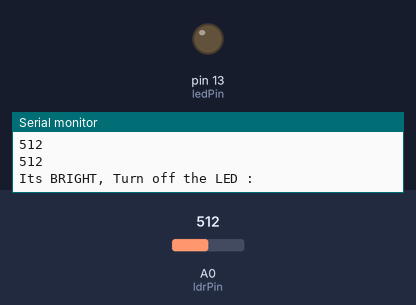
Bench run of a sketch on a simulated Arduino Uno, built with avr-gcc and run on an emulated ATmega328P. Shown: output pins drawn as LEDs (lit = HIGH), the last lines printed to the serial monitor. The test bench sets the inputs (shaded band); at power-on: A0 (ldrPin) = 512.

Above: at 1.2 s.
1.3 s: A0 (ldrPin) set to 207
4.3 s: A0 (ldrPin) set to 186
At 5.0 s:
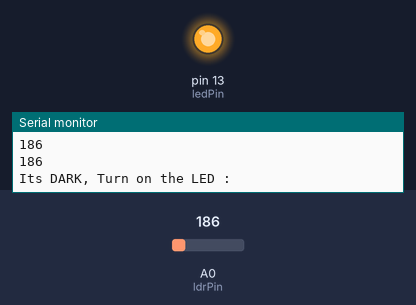
Timing chart, 0 to 7.3 s (numbered marks = the images above; inputs shaded):
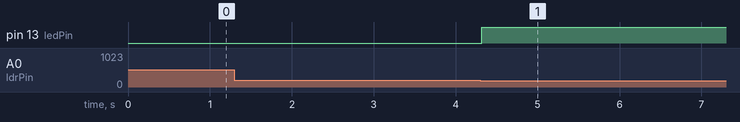

Measured:
- the behaviour switches between 201 and 200 on A0 (ldrPin) (found by bisection; images 0 and 1)
- after the input at 4.3 s, pin 13 (ledPin): LOW → HIGH at once

The sketch:

ldr.ino
```cpp
const int ledPin = 13;

const int ldrPin = A0;

void setup() {

Serial.begin(9600);

pinMode(ledPin, OUTPUT);

pinMode(ldrPin, INPUT);

}

void loop() {

int ldrStatus = analogRead(ldrPin);

Serial.println(ldrStatus);


if (ldrStatus <= 200) {

digitalWrite(ledPin, HIGH);

Serial.println("Its DARK, Turn on the LED : ");

Serial.println(ldrStatus);

} else {

digitalWrite(ledPin, LOW);

Serial.println("Its BRIGHT, Turn off the LED : ");

Serial.println(ldrStatus);

}

}
```
